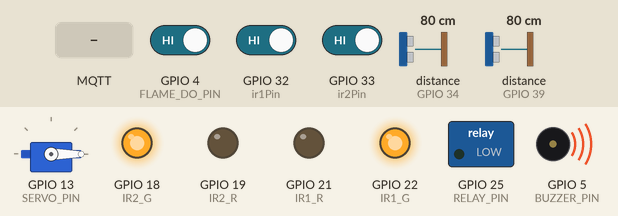
Bench run of a sketch on a simulated ESP32. On the bench: servo, switched loads named in the sketch (green lamp = pin HIGH), output pins drawn as LEDs (lit = HIGH), buzzer (waves = sounding, pin HIGH). Wiring (inferred from the names in the program): 2 × ultrasonic range finder: trigger GPIO 26, echo GPIO 39 / trigger GPIO 27, echo GPIO 34. The inputs (shaded band) are chosen by the test bench; at power-on: distance to the obstacle (sensors on GPIO 34, GPIO 39) 80 cm, GPIO 4 (FLAME_DO_PIN) HIGH, GPIO 32 (ir1Pin) HIGH, GPIO 33 (ir2Pin) HIGH. The echo pulse lasts 58.3 µs per cm; WiFi joins after 1.5 s; servers stay silent unless stated; no MQTT or app messages arrive unless stated; pins used as bus, display or sensor lines are not drawn; what the sketch prints to the serial monitor is not drawn.

Above: at 2.7 s.
2.8 s: distance to the obstacle (sensor on GPIO 34) set to 14 cm
4.3 s: distance to the obstacle (sensor on GPIO 34) set to 10 cm
At 5.5 s:
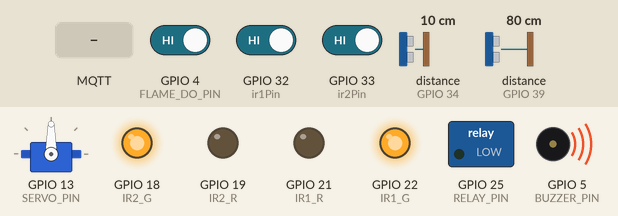
5.8 s: GPIO 4 (FLAME_DO_PIN) driven LOW
At 7.1 s:
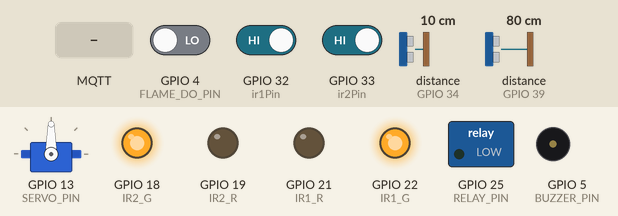
7.4 s: GPIO 32 (ir1Pin) driven LOW
At 8.6 s:
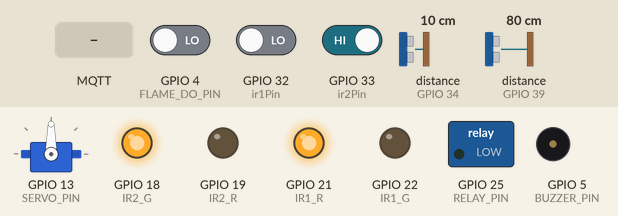
8.9 s: GPIO 33 (ir2Pin) driven LOW
At 10.1 s:
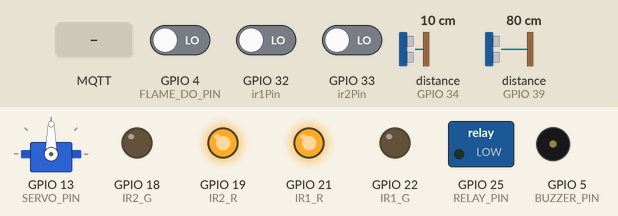
10.4 s: MQTT message "1" arrives on the first subscribed topic
At 11.5 s:
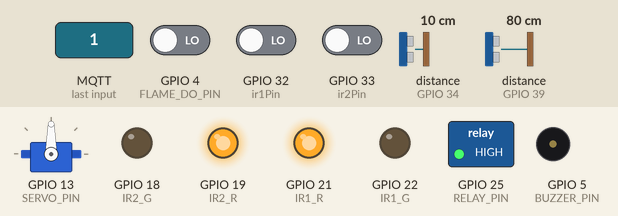
Timing chart, 0 to 12.9 s (numbered marks = the images above; inputs shaded):
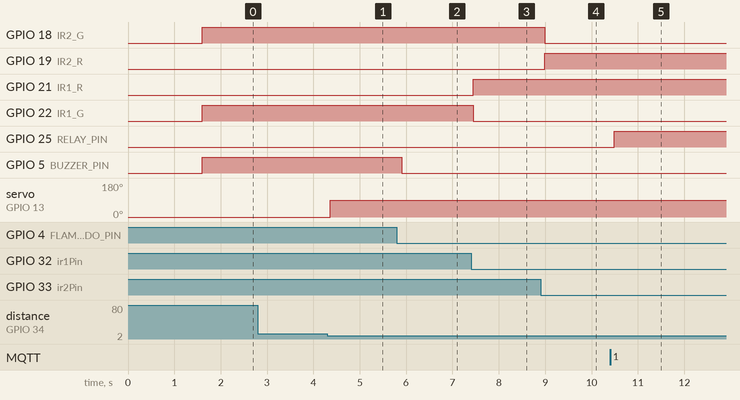

The sketch:

Smart_Parking.ino
```cpp
#include <WiFi.h>
#include <PubSubClient.h>
#include <ArduinoJson.h>
#include <ESP32Servo.h>
#include <WiFiClientSecure.h>

// WiFi
const char* ssid = "redmagic";
const char* password = "12345678";

// MQTT
const char* mqtt_server = "a2036f82afb849f78974fc64b55cb465.s1.eu.hivemq.cloud";
const int   mqtt_port   = 8883;

const char* mqtt_user = "group4";
const char* mqtt_pass = "Group123456";

const char* TOPIC_SENSORS = "group4/iot/sensors";
const char* TOPIC_LIGHT   = "group4/iot/light";

StaticJsonDocument<256> doc;

WiFiClientSecure net;
PubSubClient client(net);

// Relay
const int RELAY_PIN = 25;
int RELAY_state = 0;

// Servo
const int SERVO_PIN    = 13;
const int OPEN_ANGLE   = 90;
const int CLOSE_ANGLE  = 0;
const unsigned long closeDelayMs = 500;

Servo gate;
bool gateOpen = false;
unsigned long clearSince = 0;

void servoInit() {
  gate.setPeriodHertz(50);
  gate.attach(SERVO_PIN, 500, 2400);
  gate.write(CLOSE_ANGLE);
  gateOpen = false;
  clearSince = 0;
}
void openGate()  { gate.write(OPEN_ANGLE);  gateOpen = true;  }
void closeGate() { gate.write(CLOSE_ANGLE); gateOpen = false; }


void updateGateAuto(bool carPresent) {
  if (carPresent) {
    if (!gateOpen) openGate();
    clearSince = 0;
  } else if (gateOpen) {
    if (clearSince == 0) clearSince = millis();
    else if (millis() - clearSince >= closeDelayMs) {
      closeGate();
      clearSince = 0;
    }
  }
}

//  Ultrasonic/Servo params
const int THRESH_CM = 10;
const unsigned long PULSE_TO = 30000UL;
const unsigned long XTLK_DELAY_MS = 40;

// Ultrasonic
const int trigA = 27, echoA = 34;
const int trigB = 26, echoB = 39;

// IR Sensors
const int ir1Pin = 32;
const int ir2Pin = 33;

//  Flame Sensors
const int FLAME_DO_PIN = 4;
int  flameState     = 0;
bool flameDetected  = false;
unsigned long lastChange = 0;
const unsigned long debounceMs = 50;

// Buzzer
const int BUZZER_PIN = 5;

// RGB
const int IR1_R = 21, IR1_G = 22;
const int IR2_R = 19, IR2_G = 18;

void rgbInit() {
  pinMode(IR1_R, OUTPUT);
  pinMode(IR1_G, OUTPUT);
  pinMode(IR2_R, OUTPUT);
  pinMode(IR2_G, OUTPUT);
  digitalWrite(IR1_R, LOW);
  digitalWrite(IR1_G, LOW);
  digitalWrite(IR2_R, LOW);
  digitalWrite(IR2_G, LOW);
}

inline void setRG(int pinR, int pinG, bool redOn, bool greenOn) {
  digitalWrite(pinR, redOn   ? HIGH : LOW);
  digitalWrite(pinG, greenOn ? HIGH : LOW);
}

// MQTT timing
unsigned long lastPublish=0;
const unsigned long publishInterval=1000;

// RELAY
void MqttMessage(char* topic, byte* payload, unsigned int length) {
  String msg;
  for (unsigned int i = 0; i < length; i++) msg += (char)payload[i];

  if (msg == "1") {
    digitalWrite(RELAY_PIN, HIGH);
    RELAY_state = 1;
  } else if (msg == "0") {
    digitalWrite(RELAY_PIN, LOW);
    RELAY_state = 0;
  }
}

// WiFi
void setup_wifi(){
  WiFi.begin(ssid, password);
  while(WiFi.status()!=WL_CONNECTED){ delay(500); Serial.print("."); }
  Serial.println("WiFi connected");
}

// MQTT Reconnect
void reconnect(){
  while(!client.connected()){
    if (client.connect("ESP32GateJSON", mqtt_user, mqtt_pass)) {
      client.subscribe(TOPIC_LIGHT);
      client.setCallback(MqttMessage);
      Serial.println("MQTT connected");
    } else {
      Serial.print("MQTT failed, rc="); Serial.println(client.state());
      delay(2000);
    }
  }
}

// Ultrasonic Function
long read_ultrasonic_cm(int trigPin, int echoPin){
  digitalWrite(trigPin,LOW); delayMicroseconds(2);
  digitalWrite(trigPin,HIGH); delayMicroseconds(10);
  digitalWrite(trigPin,LOW);
  unsigned long dur = pulseIn(echoPin, HIGH, PULSE_TO);
  if (dur == 0) return -1;
  return (long)(dur * 0.034f / 2.0f);
}

inline bool isNear(long cm) { return (cm >= 0) && (cm <= THRESH_CM); }

// log
int last_entry = -1, last_exit = -1;
int last_ir1   = -1, last_ir2  = -1;
int last_flame = -1;
int last_light = -1;


volatile int entry_count=0, exit_count=0;

void maybeLog(int entryVal, int exitVal, int ir1Val, int ir2Val, int flameVal, int relayVal) {
  if (entryVal != last_entry || exitVal != last_exit ||
      ir1Val   != last_ir1   || ir2Val  != last_ir2  ||
      flameVal != last_flame || relayVal != last_light) {

    Serial.printf("entry=%d  exit=%d  IR1=%d  IR2=%d  flame=%d  light=%d\n",
                  entryVal, exitVal, ir1Val, ir2Val, flameVal, relayVal);

    last_entry = entryVal;  last_exit = exitVal;
    last_ir1   = ir1Val;    last_ir2  = ir2Val;
    last_flame = flameVal;
    last_light = relayVal;
  }
}

enum PassState { IDLE, SAW_A, SAW_B, WAIT_CLEAR };
PassState passState = IDLE;
unsigned long stateSince = 0;
const unsigned long PASS_WINDOW_MS = 3000;

void resetToIdle() { passState = IDLE; stateSince = millis(); }

void setup() {
  Serial.begin(115200);

  pinMode(trigA,OUTPUT); pinMode(echoA,INPUT);
  pinMode(trigB,OUTPUT); pinMode(echoB,INPUT);

  pinMode(ir1Pin, INPUT_PULLUP);
  pinMode(ir2Pin, INPUT_PULLUP);

  pinMode(RELAY_PIN, OUTPUT);
  pinMode(FLAME_DO_PIN, INPUT);
  pinMode(BUZZER_PIN, OUTPUT);
  digitalWrite(RELAY_PIN, LOW);
  digitalWrite(BUZZER_PIN, LOW);

  servoInit();
  rgbInit();

  setup_wifi();
  net.setInsecure();
  client.setServer(mqtt_server, mqtt_port);
  client.setCallback(MqttMessage);

  resetToIdle();
}

void loop() {
  if(!client.connected()) reconnect();
  client.loop();

  // Ultrasonic (เว้นจังหวะกันครอสทอล์ค)
  long dA = read_ultrasonic_cm(trigA, echoA);
  delay(XTLK_DELAY_MS);
  long dB = read_ultrasonic_cm(trigB, echoB);

  bool nearA = isNear(dA);
  bool nearB = isNear(dB);

  // เปิด/ปิดประตูอัตโนมัติจากการพบรถที่ใดก็ได้ (รวม IR)
  int ir1Raw = digitalRead(ir1Pin);
  int ir2Raw = digitalRead(ir2Pin);
  int ir1 = (ir1Raw==LOW)?1:0;
  int ir2 = (ir2Raw==LOW)?1:0;

  bool carPresent = (nearA || nearB);
  updateGateAuto(carPresent);

  // State machine สำหรับการนับ
  unsigned long nowMs = millis();
  if (passState == IDLE) {
    if (nearA) { passState = SAW_A; stateSince = nowMs; }
    else if (nearB) { passState = SAW_B; stateSince = nowMs; }
  }
  else if (passState == SAW_A) {
    if (nearB) {
      entry_count++;
      passState = WAIT_CLEAR;
    } else if (nowMs - stateSince > PASS_WINDOW_MS) {
      resetToIdle();
    }
  }
  else if (passState == SAW_B) {
    if (nearA) {
      exit_count++;
      passState = WAIT_CLEAR;
    } else if (nowMs - stateSince > PASS_WINDOW_MS) {
      resetToIdle();
    }
  }
  else if (passState == WAIT_CLEAR) {
    if (!nearA && !nearB) resetToIdle();
  }

  //RGB สถานะ IR
  bool ir1High = (ir1Raw == HIGH);
  bool ir2High = (ir2Raw == HIGH);
  setRG(IR1_R, IR1_G, /*red*/ !ir1High, /*green*/ ir1High);
  setRG(IR2_R, IR2_G, /*red*/ !ir2High, /*green*/ ir2High);


  //Flame
  bool raw = digitalRead(FLAME_DO_PIN);
  bool readingDetected = (raw == LOW);
  static bool lastReading = false;
  if (readingDetected != lastReading) { lastChange = millis(); lastReading = readingDetected; }
  if (millis() - lastChange >= debounceMs) {
    if (flameDetected != readingDetected) {
      flameDetected = readingDetected;
    }
  }
  digitalWrite(BUZZER_PIN, flameDetected ? LOW : HIGH);
  flameState = flameDetected ? 1 : 0;

  //Publish JSON
  unsigned long now = millis();
  if(now - lastPublish > publishInterval){
    lastPublish = now;

    doc.clear();
    JsonObject ultra = doc.createNestedObject("ultra");
    ultra["entry"] = entry_count;
    ultra["exit"]  = exit_count;

    JsonArray ir = doc.createNestedArray("ir");
    ir.add(ir1);
    ir.add(ir2);

    doc["fire"]  = flameState;

    char buffer[256];
    size_t n = serializeJson(doc, buffer);
    client.publish(TOPIC_SENSORS, buffer, n);
  }

  maybeLog(entry_count, exit_count, ir1, ir2, flameState, RELAY_state);
  delay(50);
}
```

Measured:
- the behaviour switches between 12 and 11 cm on distance to the obstacle (sensor on GPIO 34) (found by bisection; images 0 and 1)
- after the input at 2.8 s, every drawn part: stays the same
- after the input at 4.3 s, servo on GPIO 13 (SERVO_PIN): 0° → 90° after 0.06 s
- after the input at 5.8 s, GPIO 5 (BUZZER_PIN): HIGH → LOW after 0.10 s
- after the input at 7.4 s, GPIO 21 (IR1_R): LOW → HIGH after 0.05 s; GPIO 22 (IR1_G): HIGH → LOW after 0.05 s
- after the input at 8.9 s, GPIO 18 (IR2_G): HIGH → LOW after 0.09 s; GPIO 19 (IR2_R): LOW → HIGH after 0.09 s
- after the input at 10.4 s, GPIO 25 (RELAY_PIN): LOW → HIGH after 0.09 s
